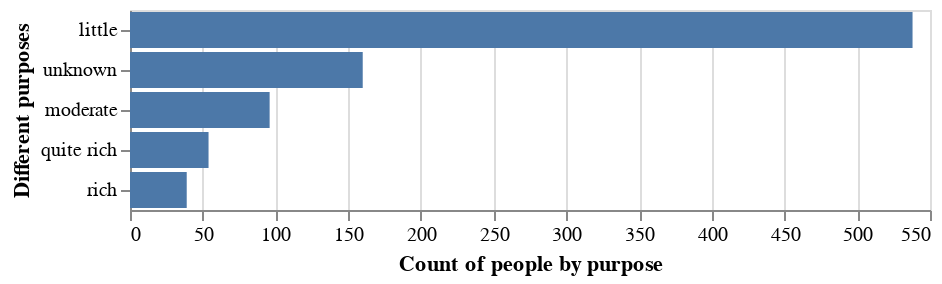

The notebook cell saved with this chart:
### Markdown cell above
Els resultats obtinguts poden resultar en certa forma sorprenents, ja que en aquestes edats, la gran majoria de persones solen demanar un crèdit per a poder afrontar el pagament de una vivenda o potser afrontar uns estudis o qualsevol altre tipus de formació, però com mostra la gràfica, els motius més comuns en aquesta franja són:

1. Compra d'un cotxe
2. Compra de una radio o televisió
3. Mobles i equipació.

Un altre factor que podem analitzar de cara a la gent jove és veure una comparació de riquesa entre les diferents generacions: per això, separarem les dades entre usuaris amb edat igual o menor a 50 anys i usuaris amb més de 50 anys. D'aquesta manera, podrem identificar si les persones amb més edat dispossen en general de una millor situació economica que els joves.

### Code cell
dataset_less_50 = data[data.Age <= 50]
dataset_more_50 = data[data.Age > 50]

savings_less_50 = dataset_less_50["Saving accounts"].value_counts().reset_index(name="PersonCount")
savings_more_50 = dataset_more_50["Saving accounts"].value_counts().reset_index(name="PersonCount")

savings_less_50["Percentage"] = round((savings_less_50["PersonCount"] * 100)  / len(dataset_less_50), 2)
savings_more_50["Percentage"] = round((savings_more_50["PersonCount"] * 100)  / len(dataset_less_50), 2)

alt.Chart(savings_less_50).mark_bar().encode(
    y=alt.Y("index", title="Different purposes", sort=None),
    x=alt.X("PersonCount", title="Count of people by purpose", sort=None))

### Figure 1 — Vega-Lite specification as saved in the notebook (floating-point values rounded to 4 significant figures)
{"config": {"view": {"continuousWidth": 400, "continuousHeight": 300}}, "data": {"name": "data-99cb2d7f08aae7d749f15c09db9d4c95"}, "mark": "bar", "encoding": {"x": {"type": "quantitative", "field": "PersonCount", "sort": null, "title": "Count of people by purpose"}, "y": {"type": "nominal", "field": "index", "sort": null, "title": "Different purposes"}}, "$schema": "https://vega.github.io/schema/vega-lite/v4.8.1.json", "datasets": {"data-99cb2d7f08aae7d749f15c09db9d4c95": [{"index": "little", "PersonCount": 538, "Percentage": 60.65}, {"index": "unknown", "PersonCount": 160, "Percentage": 18.04}, {"index": "moderate", "PersonCount": 96, "Percentage": 10.82}, {"index": "quite rich", "PersonCount": 54, "Percentage": 6.09}, {"index": "rich", "PersonCount": 39, "Percentage": 4.4}]}}
